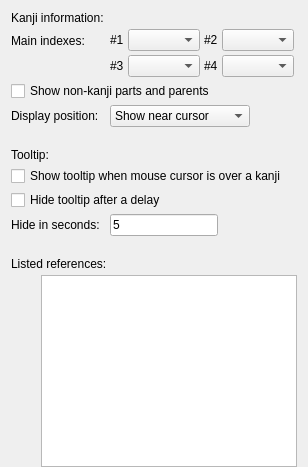
            <widget class="QWidget" name="kanjiInfoPage">
             <property name="sizePolicy">
              <sizepolicy hsizetype="Expanding" vsizetype="Expanding">
               <horstretch>0</horstretch>
               <verstretch>0</verstretch>
              </sizepolicy>
             </property>
             <layout class="QVBoxLayout" name="verticalLayout_7">
              <property name="spacing">
               <number>4</number>
              </property>
              <property name="bottomMargin">
               <number>0</number>
              </property>
              <item>
               <layout class="QFormLayout" name="formLayout_3">
                <property name="horizontalSpacing">
                 <number>10</number>
                </property>
                <property name="verticalSpacing">
                 <number>4</number>
                </property>
                <item row="0" column="0" colspan="2">
                 <widget class="QLabel" name="label_100">
                  <property name="text">
                   <string>Kanji information:</string>
                  </property>
                 </widget>
                </item>
                <item row="1" column="0">
                 <widget class="QLabel" name="label_33">
                  <property name="text">
                   <string>Main indexes:</string>
                  </property>
                 </widget>
                </item>
                <item row="1" column="1">
                 <layout class="QGridLayout" name="gridLayout_3">
                  <property name="spacing">
                   <number>4</number>
                  </property>
                  <item row="1" column="1">
                   <layout class="QHBoxLayout" name="horizontalLayout_16">
                    <property name="spacing">
                     <number>4</number>
                    </property>
                    <item>
                     <widget class="QLabel" name="label_104">
                      <property name="sizePolicy">
                       <sizepolicy hsizetype="Fixed" vsizetype="Preferred">
                        <horstretch>0</horstretch>
                        <verstretch>0</verstretch>
                       </sizepolicy>
                      </property>
                      <property name="text">
                       <string>#4</string>
                      </property>
                     </widget>
                    </item>
                    <item>
                     <widget class="QComboBox" name="kanjiRef4CBox">
                      <property name="sizePolicy">
                       <sizepolicy hsizetype="Fixed" vsizetype="Fixed">
                        <horstretch>0</horstretch>
                        <verstretch>0</verstretch>
                       </sizepolicy>
                      </property>
                      <property name="toolTip">
                       <string>Reference to show on kanji tooltips and above other references in the kanji information window</string>
                      </property>
                      <property name="sizeAdjustPolicy">
                       <enum>QComboBox::AdjustToContents</enum>
                      </property>
                     </widget>
                    </item>
                   </layout>
                  </item>
                  <item row="0" column="0">
                   <layout class="QHBoxLayout" name="horizontalLayout_9">
                    <property name="spacing">
                     <number>4</number>
                    </property>
                    <item>
                     <widget class="QLabel" name="label_23">
                      <property name="sizePolicy">
                       <sizepolicy hsizetype="Fixed" vsizetype="Preferred">
                        <horstretch>0</horstretch>
                        <verstretch>0</verstretch>
                       </sizepolicy>
                      </property>
                      <property name="text">
                       <string>#1</string>
                      </property>
                     </widget>
                    </item>
                    <item>
                     <widget class="QComboBox" name="kanjiRef1CBox">
                      <property name="sizePolicy">
                       <sizepolicy hsizetype="Fixed" vsizetype="Fixed">
                        <horstretch>0</horstretch>
                        <verstretch>0</verstretch>
                       </sizepolicy>
                      </property>
                      <property name="toolTip">
                       <string>Reference to show on kanji tooltips and above other references in the kanji information window</string>
                      </property>
                      <property name="sizeAdjustPolicy">
                       <enum>QComboBox::AdjustToContents</enum>
                      </property>
                     </widget>
                    </item>
                   </layout>
                  </item>
                  <item row="0" column="1">
                   <layout class="QHBoxLayout" name="horizontalLayout_10">
                    <property name="spacing">
                     <number>4</number>
                    </property>
                    <item>
                     <widget class="QLabel" name="label_24">
                      <property name="sizePolicy">
                       <sizepolicy hsizetype="Fixed" vsizetype="Preferred">
                        <horstretch>0</horstretch>
                        <verstretch>0</verstretch>
                       </sizepolicy>
                      </property>
                      <property name="text">
                       <string>#2</string>
                      </property>
                     </widget>
                    </item>
                    <item>
                     <widget class="QComboBox" name="kanjiRef2CBox">
                      <property name="sizePolicy">
                       <sizepolicy hsizetype="Fixed" vsizetype="Fixed">
                        <horstretch>0</horstretch>
                        <verstretch>0</verstretch>
                       </sizepolicy>
                      </property>
                      <property name="toolTip">
                       <string>Reference to show on kanji tooltips and above other references in the kanji information window</string>
                      </property>
                      <property name="sizeAdjustPolicy">
                       <enum>QComboBox::AdjustToContents</enum>
                      </property>
                     </widget>
                    </item>
                   </layout>
                  </item>
                  <item row="1" column="0">
                   <layout class="QHBoxLayout" name="horizontalLayout_11">
                    <property name="spacing">
                     <number>4</number>
                    </property>
                    <item>
                     <widget class="QLabel" name="label_36">
                      <property name="sizePolicy">
                       <sizepolicy hsizetype="Fixed" vsizetype="Preferred">
                        <horstretch>0</horstretch>
                        <verstretch>0</verstretch>
                       </sizepolicy>
                      </property>
                      <property name="text">
                       <string>#3</string>
                      </property>
                     </widget>
                    </item>
                    <item>
                     <widget class="QComboBox" name="kanjiRef3CBox">
                      <property name="sizePolicy">
                       <sizepolicy hsizetype="Fixed" vsizetype="Fixed">
                        <horstretch>0</horstretch>
                        <verstretch>0</verstretch>
                       </sizepolicy>
                      </property>
                      <property name="toolTip">
                       <string>Reference to show on kanji tooltips and above other references in the kanji information window</string>
                      </property>
                      <property name="sizeAdjustPolicy">
                       <enum>QComboBox::AdjustToContents</enum>
                      </property>
                     </widget>
                    </item>
                   </layout>
                  </item>
                 </layout>
                </item>
                <item row="2" column="0" colspan="2">
                 <widget class="QCheckBox" name="kanjiPartsBox">
                  <property name="sizePolicy">
                   <sizepolicy hsizetype="Fixed" vsizetype="Fixed">
                    <horstretch>0</horstretch>
                    <verstretch>0</verstretch>
                   </sizepolicy>
                  </property>
                  <property name="toolTip">
                   <string>List parts and parents of kanji in the kanji information window that are not kanji themselves</string>
                  </property>
                  <property name="text">
                   <string>Show non-kanji parts and parents</string>
                  </property>
                 </widget>
                </item>
                <item row="4" column="1">
                 <spacer name="verticalSpacer_7">
                  <property name="orientation">
                   <enum>Qt::Vertical</enum>
                  </property>
                  <property name="sizeType">
                   <enum>QSizePolicy::Fixed</enum>
                  </property>
                  <property name="sizeHint" stdset="0">
                   <size>
                    <width>20</width>
                    <height>13</height>
                   </size>
                  </property>
                 </spacer>
                </item>
                <item row="5" column="0" colspan="2">
                 <widget class="QLabel" name="label_34">
                  <property name="text">
                   <string>Tooltip:</string>
                  </property>
                 </widget>
                </item>
                <item row="6" column="0" colspan="2">
                 <widget class="QCheckBox" name="tooltipBox">
                  <property name="sizePolicy">
                   <sizepolicy hsizetype="Fixed" vsizetype="Fixed">
                    <horstretch>0</horstretch>
                    <verstretch>0</verstretch>
                   </sizepolicy>
                  </property>
                  <property name="text">
                   <string>Show tooltip when mouse cursor is over a kanji</string>
                  </property>
                 </widget>
                </item>
                <item row="7" column="0" colspan="2">
                 <widget class="QCheckBox" name="tooltipHideBox">
                  <property name="sizePolicy">
                   <sizepolicy hsizetype="Fixed" vsizetype="Fixed">
                    <horstretch>0</horstretch>
                    <verstretch>0</verstretch>
                   </sizepolicy>
                  </property>
                  <property name="text">
                   <string>Hide tooltip after a delay</string>
                  </property>
                 </widget>
                </item>
                <item row="8" column="0">
                 <widget class="QLabel" name="label_32">
                  <property name="text">
                   <string>Hide in seconds:</string>
                  </property>
                 </widget>
                </item>
                <item row="8" column="1">
                 <widget class="ZLineEdit" name="tooltipTimeoutEdit">
                  <property name="sizePolicy">
                   <sizepolicy hsizetype="Fixed" vsizetype="Fixed">
                    <horstretch>0</horstretch>
                    <verstretch>0</verstretch>
                   </sizepolicy>
                  </property>
                  <property name="text">
                   <string notr="true">5</string>
                  </property>
                 </widget>
                </item>
                <item row="9" column="1">
                 <spacer name="verticalSpacer_8">
                  <property name="orientation">
                   <enum>Qt::Vertical</enum>
                  </property>
                  <property name="sizeType">
                   <enum>QSizePolicy::Fixed</enum>
                  </property>
                  <property name="sizeHint" stdset="0">
                   <size>
                    <width>20</width>
                    <height>13</height>
                   </size>
                  </property>
                 </spacer>
                </item>
                <item row="10" column="0" colspan="2">
                 <widget class="QLabel" name="label_22">
                  <property name="text">
                   <string>Listed references:</string>
                  </property>
                 </widget>
                </item>
                <item row="3" column="0">
                 <widget class="QLabel" name="label_20">
                  <property name="text">
                   <string>Display position:</string>
                  </property>
                 </widget>
                </item>
                <item row="3" column="1">
                 <widget class="QComboBox" name="kanjiPosCBox">
                  <property name="sizePolicy">
                   <sizepolicy hsizetype="Fixed" vsizetype="Fixed">
                    <horstretch>0</horstretch>
                    <verstretch>0</verstretch>
                   </sizepolicy>
                  </property>
                  <property name="toolTip">
                   <string>Where to show the kanji information window when double clicking a kanji</string>
                  </property>
                  <property name="sizeAdjustPolicy">
                   <enum>QComboBox::AdjustToContents</enum>
                  </property>
                  <item>
                   <property name="text">
                    <string>Show near cursor</string>
                   </property>
                  </item>
                  <item>
                   <property name="text">
                    <string>Restore last position</string>
                   </property>
                  </item>
                  <item>
                   <property name="text">
                    <string>System default</string>
                   </property>
                  </item>
                 </widget>
                </item>
               </layout>
              </item>
              <item>
               <layout class="QHBoxLayout" name="horizontalLayout_8">
                <property name="spacing">
                 <number>4</number>
                </property>
                <item>
                 <layout class="QVBoxLayout" name="verticalLayout_2">
                  <property name="spacing">
                   <number>0</number>
                  </property>
                  <item>
                   <widget class="QToolButton" name="refUpButton">
                    <property name="icon">
                     <iconset resource="../Resources/resources.qrc">
                      <normaloff>:/upmark.svg</normaloff>:/upmark.svg</iconset>
                    </property>
                    <property name="iconSize">
                     <size>
                      <width>18</width>
                      <height>18</height>
                     </size>
                    </property>
                    <property name="autoRepeat">
                     <bool>true</bool>
                    </property>
                    <property name="autoRaise">
                     <bool>true</bool>
                    </property>
                   </widget>
                  </item>
                  <item>
                   <widget class="QToolButton" name="refDownButton">
                    <property name="icon">
                     <iconset resource="../Resources/resources.qrc">
                      <normaloff>:/downmark.svg</normaloff>:/downmark.svg</iconset>
                    </property>
                    <property name="iconSize">
                     <size>
                      <width>18</width>
                      <height>18</height>
                     </size>
                    </property>
                    <property name="autoRepeat">
                     <bool>true</bool>
                    </property>
                    <property name="autoRaise">
                     <bool>true</bool>
                    </property>
                   </widget>
                  </item>
                  <item>
                   <spacer name="verticalSpacer_13">
                    <property name="orientation">
                     <enum>Qt::Vertical</enum>
                    </property>
                    <property name="sizeHint" stdset="0">
                     <size>
                      <width>20</width>
                      <height>40</height>
                     </size>
                    </property>
                   </spacer>
                  </item>
                 </layout>
                </item>
                <item>
                 <widget class="ZListBox" name="refTable"/>
                </item>
               </layout>
              </item>
             </layout>
            </widget>
